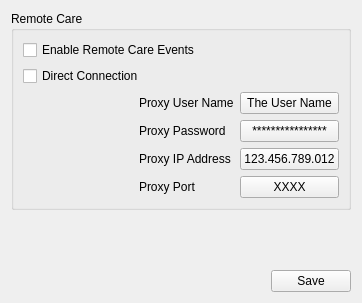
<?xml version="1.0" encoding="UTF-8"?>
<ui version="4.0">
 <class>Settings::CNetworkSettingsWidget</class>
 <widget class="QWidget" name="Settings::CNetworkSettingsWidget">
  <property name="geometry">
   <rect>
    <x>0</x>
    <y>0</y>
    <width>362</width>
    <height>303</height>
   </rect>
  </property>
  <property name="windowTitle">
   <string>Form</string>
  </property>
  <layout class="QVBoxLayout" name="verticalLayout">
   <item>
    <widget class="QGroupBox" name="remoteCareBox">
     <property name="title">
      <string>Remote Care</string>
     </property>
     <layout class="QGridLayout" name="gridLayout">
      <item row="1" column="0" colspan="2">
       <widget class="QCheckBox" name="checkBox_DirectConnection">
        <property name="text">
         <string>Direct Connection</string>
        </property>
       </widget>
      </item>
      <item row="2" column="0">
       <spacer name="horizontalSpacer_2">
        <property name="orientation">
         <enum>Qt::Horizontal</enum>
        </property>
        <property name="sizeHint" stdset="0">
         <size>
          <width>40</width>
          <height>16</height>
         </size>
        </property>
       </spacer>
      </item>
      <item row="2" column="1">
       <widget class="QLabel" name="proxyUserNameLabel">
        <property name="text">
         <string>Proxy User Name</string>
        </property>
       </widget>
      </item>
      <item row="2" column="2">
       <widget class="QPushButton" name="proxyUserNameButton">
        <property name="text">
         <string notr="true">The User Name</string>
        </property>
       </widget>
      </item>
      <item row="3" column="0">
       <spacer name="horizontalSpacer_3">
        <property name="orientation">
         <enum>Qt::Horizontal</enum>
        </property>
        <property name="sizeHint" stdset="0">
         <size>
          <width>40</width>
          <height>17</height>
         </size>
        </property>
       </spacer>
      </item>
      <item row="3" column="1">
       <widget class="QLabel" name="proxyPasswordLabel">
        <property name="text">
         <string>Proxy Password</string>
        </property>
       </widget>
      </item>
      <item row="3" column="2">
       <widget class="QPushButton" name="proxyPasswordButton">
        <property name="text">
         <string>****************</string>
        </property>
       </widget>
      </item>
      <item row="4" column="0">
       <spacer name="horizontalSpacer_4">
        <property name="orientation">
         <enum>Qt::Horizontal</enum>
        </property>
        <property name="sizeHint" stdset="0">
         <size>
          <width>40</width>
          <height>20</height>
         </size>
        </property>
       </spacer>
      </item>
      <item row="4" column="1">
       <widget class="QLabel" name="proxyIpAddressLabel">
        <property name="text">
         <string>Proxy IP Address</string>
        </property>
       </widget>
      </item>
      <item row="4" column="2">
       <widget class="QPushButton" name="proxyIpAddressButton">
        <property name="text">
         <string>123.456.789.012</string>
        </property>
       </widget>
      </item>
      <item row="5" column="0">
       <spacer name="horizontalSpacer_5">
        <property name="orientation">
         <enum>Qt::Horizontal</enum>
        </property>
        <property name="sizeHint" stdset="0">
         <size>
          <width>40</width>
          <height>17</height>
         </size>
        </property>
       </spacer>
      </item>
      <item row="5" column="1">
       <widget class="QLabel" name="proxyPortLabel">
        <property name="text">
         <string>Proxy Port</string>
        </property>
       </widget>
      </item>
      <item row="5" column="2">
       <widget class="QPushButton" name="proxyPortButton">
        <property name="text">
         <string>XXXX</string>
        </property>
       </widget>
      </item>
      <item row="0" column="0" colspan="3">
       <widget class="QCheckBox" name="checkBox_RemoteCare">
        <property name="text">
         <string>Enable Remote Care Events</string>
        </property>
       </widget>
      </item>
     </layout>
    </widget>
   </item>
   <item>
    <spacer name="verticalSpacer">
     <property name="orientation">
      <enum>Qt::Vertical</enum>
     </property>
     <property name="sizeHint" stdset="0">
      <size>
       <width>20</width>
       <height>40</height>
      </size>
     </property>
    </spacer>
   </item>
   <item>
    <layout class="QHBoxLayout" name="horizontalLayout">
     <item>
      <spacer name="horizontalSpacer">
       <property name="orientation">
        <enum>Qt::Horizontal</enum>
       </property>
       <property name="sizeHint" stdset="0">
        <size>
         <width>40</width>
         <height>20</height>
        </size>
       </property>
      </spacer>
     </item>
     <item>
      <widget class="QPushButton" name="saveButton">
       <property name="text">
        <string>Save</string>
       </property>
      </widget>
     </item>
    </layout>
   </item>
  </layout>
 </widget>
 <resources/>
 <connections/>
</ui>
